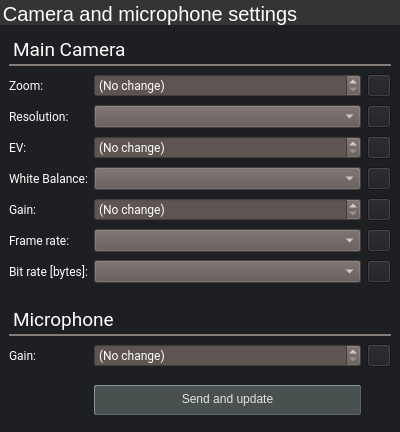
<?xml version="1.0" encoding="UTF-8"?>
<ui version="4.0">
 <class>intball::TelecommandCameraMicrophoneSettingsWidget</class>
 <widget class="QWidget" name="intball::TelecommandCameraMicrophoneSettingsWidget">
  <property name="geometry">
   <rect>
    <x>0</x>
    <y>0</y>
    <width>400</width>
    <height>432</height>
   </rect>
  </property>
  <property name="windowTitle">
   <string>Form</string>
  </property>
  <property name="styleSheet">
   <string notr="true">* {
  color: rgb(255, 255, 255);
  background-color: rgb(53, 51, 53);
}
QGroupBox {
  border: 0;
  font-size: 20px;
  background-color: rgb(29, 31, 34);
}
QLabel {
    background-color: rgb(29, 31, 34);
}</string>
  </property>
  <layout class="QGridLayout" name="gridLayout">
   <property name="leftMargin">
    <number>0</number>
   </property>
   <property name="topMargin">
    <number>0</number>
   </property>
   <property name="rightMargin">
    <number>0</number>
   </property>
   <property name="bottomMargin">
    <number>0</number>
   </property>
   <property name="spacing">
    <number>0</number>
   </property>
   <item row="0" column="0">
    <widget class="QGroupBox" name="settingsGroup">
     <property name="styleSheet">
      <string notr="true">QGroupBox {
  border: 0;
  font-size: 20px;
  background-color: rgb(29, 31, 34);
  margin-top: 25px;
}
QLabel {
    background-color: rgb(29, 31, 34);
}
QDoubleSpinBox, QComboBox {
  background-color: rgb(94, 85, 82);
  color: rgb(255, 255, 255);
}
QDoubleSpinBox:disabled, QComboBox:disabled {
  background-color: rgb(49, 51, 54);
  color: rgb(94, 85, 82);
}
QToolButton {
  background-color: rgb(29, 31, 34);
}
QToolButton:pressed {
  background-color: rgb(74, 65, 62);
}</string>
     </property>
     <property name="title">
      <string>Camera and microphone settings</string>
     </property>
     <layout class="QGridLayout" name="gridLayout_2">
      <item row="11" column="1">
       <widget class="intball::CommandButton" name="settingsSendButton">
        <property name="sizePolicy">
         <sizepolicy hsizetype="Expanding" vsizetype="Fixed">
          <horstretch>0</horstretch>
          <verstretch>0</verstretch>
         </sizepolicy>
        </property>
        <property name="minimumSize">
         <size>
          <width>150</width>
          <height>30</height>
         </size>
        </property>
        <property name="maximumSize">
         <size>
          <width>16777215</width>
          <height>16777215</height>
         </size>
        </property>
        <property name="font">
         <font/>
        </property>
        <property name="styleSheet">
         <string notr="true">QPushButton {
  background-color: rgb(72, 80, 80);
  color: rgb(229, 227, 226);
  padding-bottom: 3px;
  border-radius: 2px;
  border: 1px outset rgb(92, 100, 100);
}
QPushButton:pressed {
  background-color: rgb(92, 100, 100);
  color: rgb(255, 255, 255);
  padding-bottom: 3px;
  border-radius: 2px;
  border: 1px outset rgb(92, 100, 100);
}
QPushButton:disabled {
  background-color: rgb(112, 120, 120);
  color: rgb(255, 255, 255);
  padding-bottom: 3px;
  border-radius: 2px;
  border: 1px outset rgb(112, 120, 120);
}</string>
        </property>
        <property name="text">
         <string>Send and update</string>
        </property>
       </widget>
      </item>
      <item row="7" column="2">
       <widget class="QToolButton" name="toolButtonClearBitRate">
        <property name="minimumSize">
         <size>
          <width>24</width>
          <height>0</height>
         </size>
        </property>
        <property name="styleSheet">
         <string notr="true"/>
        </property>
        <property name="text">
         <string/>
        </property>
       </widget>
      </item>
      <item row="7" column="1">
       <widget class="QComboBox" name="comboBoxBitRate">
        <property name="font">
         <font>
          <family>Roboto</family>
         </font>
        </property>
        <property name="styleSheet">
         <string notr="true"/>
        </property>
       </widget>
      </item>
      <item row="5" column="0">
       <widget class="QLabel" name="labelCameraGain">
        <property name="font">
         <font>
          <family>Roboto</family>
         </font>
        </property>
        <property name="text">
         <string>Gain:</string>
        </property>
       </widget>
      </item>
      <item row="2" column="2">
       <widget class="QToolButton" name="toolButtonClearResolution">
        <property name="minimumSize">
         <size>
          <width>24</width>
          <height>0</height>
         </size>
        </property>
        <property name="styleSheet">
         <string notr="true"/>
        </property>
        <property name="text">
         <string/>
        </property>
       </widget>
      </item>
      <item row="9" column="1">
       <widget class="QDoubleSpinBox" name="doubleSpinBoxMicrophoneGain">
        <property name="font">
         <font>
          <family>Roboto</family>
         </font>
        </property>
        <property name="specialValueText">
         <string>(No change)</string>
        </property>
        <property name="maximum">
         <double>100.000000000000000</double>
        </property>
        <property name="singleStep">
         <double>1.000000000000000</double>
        </property>
       </widget>
      </item>
      <item row="9" column="0">
       <widget class="QLabel" name="labelMicGain">
        <property name="font">
         <font>
          <family>Roboto</family>
         </font>
        </property>
        <property name="text">
         <string>Gain:</string>
        </property>
       </widget>
      </item>
      <item row="0" column="0" colspan="3">
       <widget class="QLabel" name="labelSettingsMainCamera">
        <property name="sizePolicy">
         <sizepolicy hsizetype="Preferred" vsizetype="Fixed">
          <horstretch>0</horstretch>
          <verstretch>0</verstretch>
         </sizepolicy>
        </property>
        <property name="minimumSize">
         <size>
          <width>0</width>
          <height>30</height>
         </size>
        </property>
        <property name="maximumSize">
         <size>
          <width>16777215</width>
          <height>30</height>
         </size>
        </property>
        <property name="font">
         <font>
          <family>Roboto</family>
          <pointsize>14</pointsize>
         </font>
        </property>
        <property name="styleSheet">
         <string notr="true">QLabel {
  padding-bottom: 2px;
  border-bottom: 2px solid rgb(134, 124, 119);
}</string>
        </property>
        <property name="text">
         <string>Main Camera</string>
        </property>
       </widget>
      </item>
      <item row="7" column="0">
       <widget class="QLabel" name="labelBitRate">
        <property name="font">
         <font>
          <family>Roboto</family>
         </font>
        </property>
        <property name="text">
         <string>Bit rate [bytes]:</string>
        </property>
       </widget>
      </item>
      <item row="2" column="0">
       <widget class="QLabel" name="labelResolution">
        <property name="font">
         <font>
          <family>Roboto</family>
         </font>
        </property>
        <property name="text">
         <string>Resolution:</string>
        </property>
       </widget>
      </item>
      <item row="3" column="1">
       <widget class="QDoubleSpinBox" name="doubleSpinBoxEV">
        <property name="font">
         <font>
          <family>Roboto</family>
         </font>
        </property>
        <property name="specialValueText">
         <string>(No change)</string>
        </property>
        <property name="decimals">
         <number>1</number>
        </property>
        <property name="minimum">
         <double>4.000000000000000</double>
        </property>
        <property name="maximum">
         <double>10.000000000000000</double>
        </property>
        <property name="singleStep">
         <double>0.100000000000000</double>
        </property>
        <property name="value">
         <double>4.000000000000000</double>
        </property>
       </widget>
      </item>
      <item row="1" column="1">
       <widget class="QDoubleSpinBox" name="doubleSpinBoxZoom">
        <property name="font">
         <font>
          <family>Roboto</family>
         </font>
        </property>
        <property name="specialValueText">
         <string>(No change)</string>
        </property>
        <property name="decimals">
         <number>1</number>
        </property>
        <property name="minimum">
         <double>0.900000000000000</double>
        </property>
        <property name="maximum">
         <double>4.000000000000000</double>
        </property>
        <property name="singleStep">
         <double>0.100000000000000</double>
        </property>
       </widget>
      </item>
      <item row="6" column="2">
       <widget class="QToolButton" name="toolButtonClearFrameRate">
        <property name="minimumSize">
         <size>
          <width>24</width>
          <height>0</height>
         </size>
        </property>
        <property name="styleSheet">
         <string notr="true"/>
        </property>
        <property name="text">
         <string/>
        </property>
       </widget>
      </item>
      <item row="1" column="0">
       <widget class="QLabel" name="labelZoom">
        <property name="font">
         <font>
          <family>Roboto</family>
         </font>
        </property>
        <property name="text">
         <string>Zoom:</string>
        </property>
       </widget>
      </item>
      <item row="4" column="0">
       <widget class="QLabel" name="labelWhiteBalance">
        <property name="font">
         <font>
          <family>Roboto</family>
         </font>
        </property>
        <property name="text">
         <string>White Balance:</string>
        </property>
       </widget>
      </item>
      <item row="1" column="2">
       <widget class="QToolButton" name="toolButtonClearZoom">
        <property name="minimumSize">
         <size>
          <width>24</width>
          <height>0</height>
         </size>
        </property>
        <property name="styleSheet">
         <string notr="true"/>
        </property>
        <property name="text">
         <string/>
        </property>
       </widget>
      </item>
      <item row="3" column="0">
       <widget class="QLabel" name="labelEV">
        <property name="font">
         <font>
          <family>Roboto</family>
         </font>
        </property>
        <property name="text">
         <string>EV:</string>
        </property>
       </widget>
      </item>
      <item row="10" column="1">
       <spacer name="verticalSpacer">
        <property name="orientation">
         <enum>Qt::Vertical</enum>
        </property>
        <property name="sizeType">
         <enum>QSizePolicy::Fixed</enum>
        </property>
        <property name="sizeHint" stdset="0">
         <size>
          <width>20</width>
          <height>10</height>
         </size>
        </property>
       </spacer>
      </item>
      <item row="3" column="2">
       <widget class="QToolButton" name="toolButtonClearEV">
        <property name="minimumSize">
         <size>
          <width>24</width>
          <height>0</height>
         </size>
        </property>
        <property name="styleSheet">
         <string notr="true"/>
        </property>
        <property name="text">
         <string/>
        </property>
       </widget>
      </item>
      <item row="9" column="2">
       <widget class="QToolButton" name="toolButtonClearMicrophoneGain">
        <property name="minimumSize">
         <size>
          <width>24</width>
          <height>0</height>
         </size>
        </property>
        <property name="styleSheet">
         <string notr="true"/>
        </property>
        <property name="text">
         <string/>
        </property>
       </widget>
      </item>
      <item row="4" column="1">
       <widget class="QComboBox" name="comboBoxWhiteBalance">
        <property name="font">
         <font>
          <family>Roboto</family>
         </font>
        </property>
        <property name="styleSheet">
         <string notr="true"/>
        </property>
       </widget>
      </item>
      <item row="6" column="1">
       <widget class="QComboBox" name="comboBoxFrameRate">
        <property name="font">
         <font>
          <family>Roboto</family>
         </font>
        </property>
        <property name="styleSheet">
         <string notr="true"/>
        </property>
       </widget>
      </item>
      <item row="8" column="0" colspan="3">
       <widget class="QLabel" name="labelSettingsMicrophone">
        <property name="sizePolicy">
         <sizepolicy hsizetype="Preferred" vsizetype="Fixed">
          <horstretch>0</horstretch>
          <verstretch>0</verstretch>
         </sizepolicy>
        </property>
        <property name="minimumSize">
         <size>
          <width>0</width>
          <height>45</height>
         </size>
        </property>
        <property name="maximumSize">
         <size>
          <width>16777215</width>
          <height>45</height>
         </size>
        </property>
        <property name="font">
         <font>
          <family>Roboto</family>
          <pointsize>14</pointsize>
         </font>
        </property>
        <property name="styleSheet">
         <string notr="true">QLabel {
  padding-top: 15px;
  padding-bottom: 2px;
  border-bottom: 2px solid rgb(134, 124, 119);
}</string>
        </property>
        <property name="text">
         <string>Microphone</string>
        </property>
       </widget>
      </item>
      <item row="5" column="1">
       <widget class="QDoubleSpinBox" name="doubleSpinBoxCameraGain">
        <property name="font">
         <font>
          <family>Roboto</family>
         </font>
        </property>
        <property name="specialValueText">
         <string>(No change)</string>
        </property>
        <property name="decimals">
         <number>0</number>
        </property>
        <property name="minimum">
         <double>0.000000000000000</double>
        </property>
        <property name="maximum">
         <double>256.000000000000000</double>
        </property>
        <property name="singleStep">
         <double>1.000000000000000</double>
        </property>
        <property name="value">
         <double>0.000000000000000</double>
        </property>
       </widget>
      </item>
      <item row="6" column="0">
       <widget class="QLabel" name="labelFrameRate">
        <property name="font">
         <font>
          <family>Roboto</family>
         </font>
        </property>
        <property name="text">
         <string>Frame rate:</string>
        </property>
       </widget>
      </item>
      <item row="2" column="1">
       <widget class="QComboBox" name="comboBoxResolution">
        <property name="font">
         <font>
          <family>Roboto</family>
         </font>
        </property>
        <property name="styleSheet">
         <string notr="true"/>
        </property>
       </widget>
      </item>
      <item row="5" column="2">
       <widget class="QToolButton" name="toolButtonClearCameraGain">
        <property name="minimumSize">
         <size>
          <width>24</width>
          <height>0</height>
         </size>
        </property>
        <property name="styleSheet">
         <string notr="true"/>
        </property>
        <property name="text">
         <string/>
        </property>
       </widget>
      </item>
      <item row="4" column="2">
       <widget class="QToolButton" name="toolButtonClearWhiteBalance">
        <property name="minimumSize">
         <size>
          <width>24</width>
          <height>0</height>
         </size>
        </property>
        <property name="styleSheet">
         <string notr="true"/>
        </property>
        <property name="text">
         <string/>
        </property>
       </widget>
      </item>
     </layout>
    </widget>
   </item>
  </layout>
 </widget>
 <customwidgets>
  <customwidget>
   <class>intball::CommandButton</class>
   <extends>QPushButton</extends>
   <header>command_button.h</header>
  </customwidget>
 </customwidgets>
 <tabstops>
  <tabstop>doubleSpinBoxZoom</tabstop>
  <tabstop>toolButtonClearZoom</tabstop>
  <tabstop>comboBoxResolution</tabstop>
  <tabstop>toolButtonClearResolution</tabstop>
  <tabstop>doubleSpinBoxEV</tabstop>
  <tabstop>toolButtonClearEV</tabstop>
  <tabstop>comboBoxWhiteBalance</tabstop>
  <tabstop>toolButtonClearWhiteBalance</tabstop>
  <tabstop>doubleSpinBoxCameraGain</tabstop>
  <tabstop>toolButtonClearCameraGain</tabstop>
  <tabstop>comboBoxFrameRate</tabstop>
  <tabstop>toolButtonClearFrameRate</tabstop>
  <tabstop>comboBoxBitRate</tabstop>
  <tabstop>toolButtonClearBitRate</tabstop>
  <tabstop>doubleSpinBoxMicrophoneGain</tabstop>
  <tabstop>toolButtonClearMicrophoneGain</tabstop>
  <tabstop>settingsSendButton</tabstop>
 </tabstops>
 <resources/>
 <connections/>
</ui>
